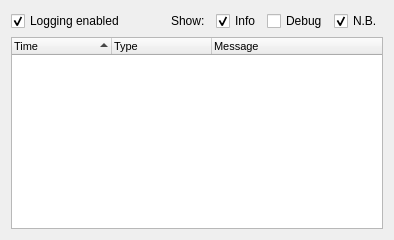
     <widget class="QWidget" name="tab_2">
      <attribute name="title">
       <string>Log</string>
      </attribute>
      <layout class="QVBoxLayout" name="verticalLayout_2">
       <item>
        <layout class="QHBoxLayout" name="horizontalLayout_2">
         <item>
          <widget class="QCheckBox" name="checkBox_logEnabled">
           <property name="layoutDirection">
            <enum>Qt::LeftToRight</enum>
           </property>
           <property name="text">
            <string>Logging enabled</string>
           </property>
           <property name="checked">
            <bool>true</bool>
           </property>
          </widget>
         </item>
         <item>
          <spacer name="horizontalSpacer">
           <property name="orientation">
            <enum>Qt::Horizontal</enum>
           </property>
           <property name="sizeHint" stdset="0">
            <size>
             <width>40</width>
             <height>20</height>
            </size>
           </property>
          </spacer>
         </item>
         <item>
          <widget class="QLabel" name="label">
           <property name="text">
            <string>Show:</string>
           </property>
          </widget>
         </item>
         <item>
          <spacer name="horizontalSpacer_2">
           <property name="orientation">
            <enum>Qt::Horizontal</enum>
           </property>
           <property name="sizeType">
            <enum>QSizePolicy::Fixed</enum>
           </property>
           <property name="sizeHint" stdset="0">
            <size>
             <width>5</width>
             <height>20</height>
            </size>
           </property>
          </spacer>
         </item>
         <item>
          <layout class="QHBoxLayout" name="horizontalLayout">
           <item>
            <widget class="QCheckBox" name="checkBox_logInfo">
             <property name="text">
              <string>Info</string>
             </property>
             <property name="checked">
              <bool>true</bool>
             </property>
            </widget>
           </item>
           <item>
            <widget class="QCheckBox" name="checkBox_logDebug">
             <property name="text">
              <string>Debug</string>
             </property>
             <property name="checked">
              <bool>false</bool>
             </property>
            </widget>
           </item>
           <item>
            <widget class="QCheckBox" name="checkBox_logErrors">
             <property name="text">
              <string>N.B.</string>
             </property>
             <property name="checked">
              <bool>true</bool>
             </property>
            </widget>
           </item>
          </layout>
         </item>
        </layout>
       </item>
       <item>
        <widget class="QTreeWidget" name="treeWidget_logList">
         <property name="font">
          <font>
           <family>MS Shell Dlg 2</family>
           <pointsize>8</pointsize>
          </font>
         </property>
         <property name="tabKeyNavigation">
          <bool>false</bool>
         </property>
         <property name="alternatingRowColors">
          <bool>false</bool>
         </property>
         <property name="selectionMode">
          <enum>QAbstractItemView::SingleSelection</enum>
         </property>
         <property name="verticalScrollMode">
          <enum>QAbstractItemView::ScrollPerItem</enum>
         </property>
         <property name="rootIsDecorated">
          <bool>false</bool>
         </property>
         <property name="itemsExpandable">
          <bool>false</bool>
         </property>
         <property name="sortingEnabled">
          <bool>true</bool>
         </property>
         <column>
          <property name="text">
           <string>Time</string>
          </property>
         </column>
         <column>
          <property name="text">
           <string>Type</string>
          </property>
         </column>
         <column>
          <property name="text">
           <string>Message</string>
          </property>
         </column>
        </widget>
       </item>
      </layout>
     </widget>
